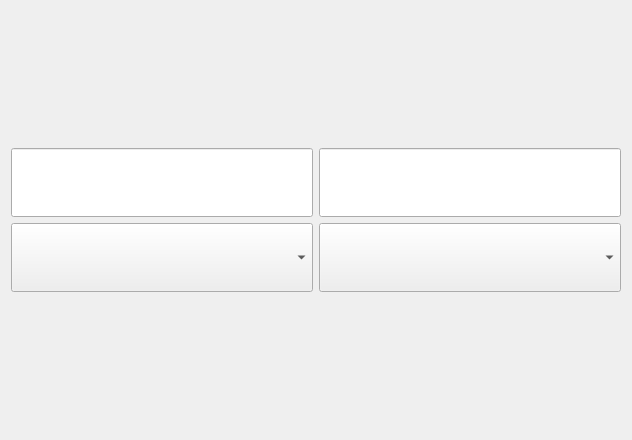
<?xml version="1.0" encoding="UTF-8"?>
<ui version="4.0">
 <class>Form</class>
 <widget class="QWidget" name="Form">
  <property name="geometry">
   <rect>
    <x>0</x>
    <y>0</y>
    <width>632</width>
    <height>440</height>
   </rect>
  </property>
  <property name="windowTitle">
   <string>Form</string>
  </property>
  <layout class="QHBoxLayout" name="horizontalLayout">
   <item>
    <layout class="QVBoxLayout" name="verticalLayout_Currency_From">
     <item>
      <spacer name="verticalSpacer_Top_Left">
       <property name="orientation">
        <enum>Qt::Vertical</enum>
       </property>
       <property name="sizeHint" stdset="0">
        <size>
         <width>20</width>
         <height>40</height>
        </size>
       </property>
      </spacer>
     </item>
     <item>
      <spacer name="verticalSpacer_Top_Left_2">
       <property name="orientation">
        <enum>Qt::Vertical</enum>
       </property>
       <property name="sizeHint" stdset="0">
        <size>
         <width>20</width>
         <height>40</height>
        </size>
       </property>
      </spacer>
     </item>
     <item>
      <widget class="QLineEdit" name="lineEdit_Currency_From">
       <property name="sizePolicy">
        <sizepolicy hsizetype="Expanding" vsizetype="Expanding">
         <horstretch>0</horstretch>
         <verstretch>0</verstretch>
        </sizepolicy>
       </property>
       <property name="font">
        <font>
         <family>TF2 Secondary</family>
         <pointsize>20</pointsize>
        </font>
       </property>
      </widget>
     </item>
     <item>
      <widget class="QComboBox" name="comboBox_Currency_From">
       <property name="sizePolicy">
        <sizepolicy hsizetype="Expanding" vsizetype="Expanding">
         <horstretch>0</horstretch>
         <verstretch>0</verstretch>
        </sizepolicy>
       </property>
       <property name="font">
        <font>
         <family>TF2 Build</family>
         <pointsize>16</pointsize>
        </font>
       </property>
       <property name="cursor">
        <cursorShape>PointingHandCursor</cursorShape>
       </property>
       <property name="toolTip">
        <string>Convert From</string>
       </property>
       <property name="placeholderText">
        <string>Convert From</string>
       </property>
       <item>
        <property name="text">
         <string>USD</string>
        </property>
       </item>
       <item>
        <property name="text">
         <string>PND</string>
        </property>
       </item>
       <item>
        <property name="text">
         <string>INR</string>
        </property>
       </item>
      </widget>
     </item>
     <item>
      <spacer name="verticalSpacer_Bottom_Left_2">
       <property name="orientation">
        <enum>Qt::Vertical</enum>
       </property>
       <property name="sizeHint" stdset="0">
        <size>
         <width>20</width>
         <height>40</height>
        </size>
       </property>
      </spacer>
     </item>
     <item>
      <spacer name="verticalSpacer_Bottom_Left">
       <property name="orientation">
        <enum>Qt::Vertical</enum>
       </property>
       <property name="sizeHint" stdset="0">
        <size>
         <width>20</width>
         <height>40</height>
        </size>
       </property>
      </spacer>
     </item>
    </layout>
   </item>
   <item>
    <layout class="QVBoxLayout" name="verticalLayout_Currency_To">
     <item>
      <spacer name="verticalSpacer_Top_Right">
       <property name="orientation">
        <enum>Qt::Vertical</enum>
       </property>
       <property name="sizeHint" stdset="0">
        <size>
         <width>20</width>
         <height>40</height>
        </size>
       </property>
      </spacer>
     </item>
     <item>
      <spacer name="verticalSpacer_Top_Right_2">
       <property name="orientation">
        <enum>Qt::Vertical</enum>
       </property>
       <property name="sizeHint" stdset="0">
        <size>
         <width>20</width>
         <height>40</height>
        </size>
       </property>
      </spacer>
     </item>
     <item>
      <widget class="QLineEdit" name="lineEdit_Currency_To">
       <property name="sizePolicy">
        <sizepolicy hsizetype="Expanding" vsizetype="Expanding">
         <horstretch>0</horstretch>
         <verstretch>0</verstretch>
        </sizepolicy>
       </property>
       <property name="font">
        <font>
         <family>TF2 Secondary</family>
         <pointsize>20</pointsize>
        </font>
       </property>
      </widget>
     </item>
     <item>
      <widget class="QComboBox" name="comboBox_Currency_To">
       <property name="sizePolicy">
        <sizepolicy hsizetype="Expanding" vsizetype="Expanding">
         <horstretch>0</horstretch>
         <verstretch>0</verstretch>
        </sizepolicy>
       </property>
       <property name="font">
        <font>
         <family>TF2 Build</family>
         <pointsize>16</pointsize>
        </font>
       </property>
       <property name="cursor">
        <cursorShape>PointingHandCursor</cursorShape>
       </property>
       <property name="toolTip">
        <string>Convert To</string>
       </property>
       <property name="placeholderText">
        <string>Convert To</string>
       </property>
       <item>
        <property name="text">
         <string>INR</string>
        </property>
       </item>
       <item>
        <property name="text">
         <string>PKR</string>
        </property>
       </item>
       <item>
        <property name="text">
         <string>RUB</string>
        </property>
       </item>
      </widget>
     </item>
     <item>
      <spacer name="verticalSpacer_Bottom_Right_2">
       <property name="orientation">
        <enum>Qt::Vertical</enum>
       </property>
       <property name="sizeHint" stdset="0">
        <size>
         <width>20</width>
         <height>40</height>
        </size>
       </property>
      </spacer>
     </item>
     <item>
      <spacer name="verticalSpacer_Bottom_Right">
       <property name="orientation">
        <enum>Qt::Vertical</enum>
       </property>
       <property name="sizeHint" stdset="0">
        <size>
         <width>20</width>
         <height>40</height>
        </size>
       </property>
      </spacer>
     </item>
    </layout>
   </item>
  </layout>
 </widget>
 <resources/>
 <connections/>
</ui>
